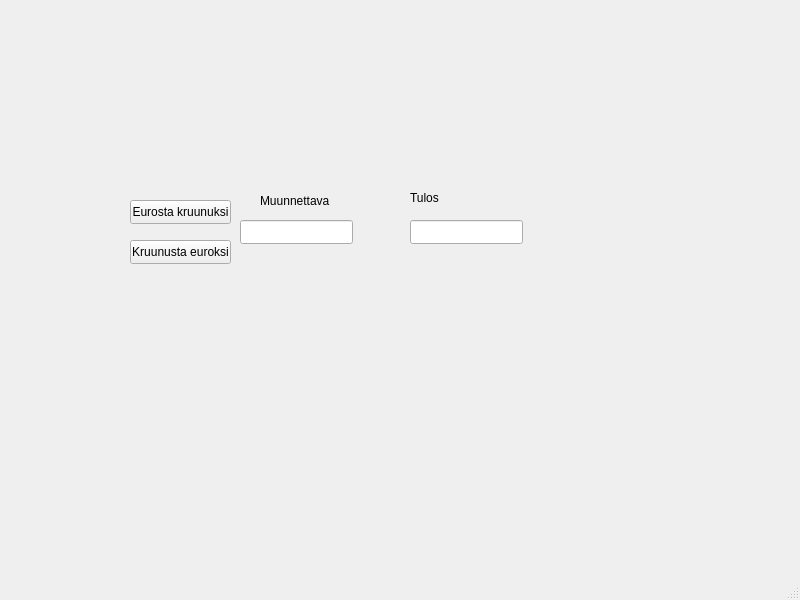
<?xml version="1.0" encoding="UTF-8"?>
<ui version="4.0">
 <class>MainWindow</class>
 <widget class="QMainWindow" name="MainWindow">
  <property name="geometry">
   <rect>
    <x>0</x>
    <y>0</y>
    <width>800</width>
    <height>600</height>
   </rect>
  </property>
  <property name="windowTitle">
   <string>MainWindow</string>
  </property>
  <widget class="QWidget" name="centralwidget">
   <widget class="QPushButton" name="Euro2kruunu">
    <property name="geometry">
     <rect>
      <x>130</x>
      <y>200</y>
      <width>101</width>
      <height>24</height>
     </rect>
    </property>
    <property name="text">
     <string>Eurosta kruunuksi</string>
    </property>
   </widget>
   <widget class="QLineEdit" name="lineEdit">
    <property name="geometry">
     <rect>
      <x>240</x>
      <y>220</y>
      <width>113</width>
      <height>24</height>
     </rect>
    </property>
   </widget>
   <widget class="QPushButton" name="kruunu2euro">
    <property name="geometry">
     <rect>
      <x>130</x>
      <y>240</y>
      <width>101</width>
      <height>24</height>
     </rect>
    </property>
    <property name="text">
     <string>Kruunusta euroksi</string>
    </property>
   </widget>
   <widget class="QLineEdit" name="lineEdit_2">
    <property name="geometry">
     <rect>
      <x>410</x>
      <y>220</y>
      <width>113</width>
      <height>24</height>
     </rect>
    </property>
   </widget>
   <widget class="QLabel" name="Muunnettava">
    <property name="geometry">
     <rect>
      <x>260</x>
      <y>190</y>
      <width>71</width>
      <height>21</height>
     </rect>
    </property>
    <property name="text">
     <string>Muunnettava</string>
    </property>
   </widget>
   <widget class="QLabel" name="muunnettu">
    <property name="geometry">
     <rect>
      <x>410</x>
      <y>190</y>
      <width>71</width>
      <height>16</height>
     </rect>
    </property>
    <property name="text">
     <string>Tulos</string>
    </property>
   </widget>
  </widget>
  <widget class="QMenuBar" name="menubar">
   <property name="geometry">
    <rect>
     <x>0</x>
     <y>0</y>
     <width>800</width>
     <height>21</height>
    </rect>
   </property>
  </widget>
  <widget class="QStatusBar" name="statusbar"/>
 </widget>
 <resources/>
 <connections/>
</ui>
